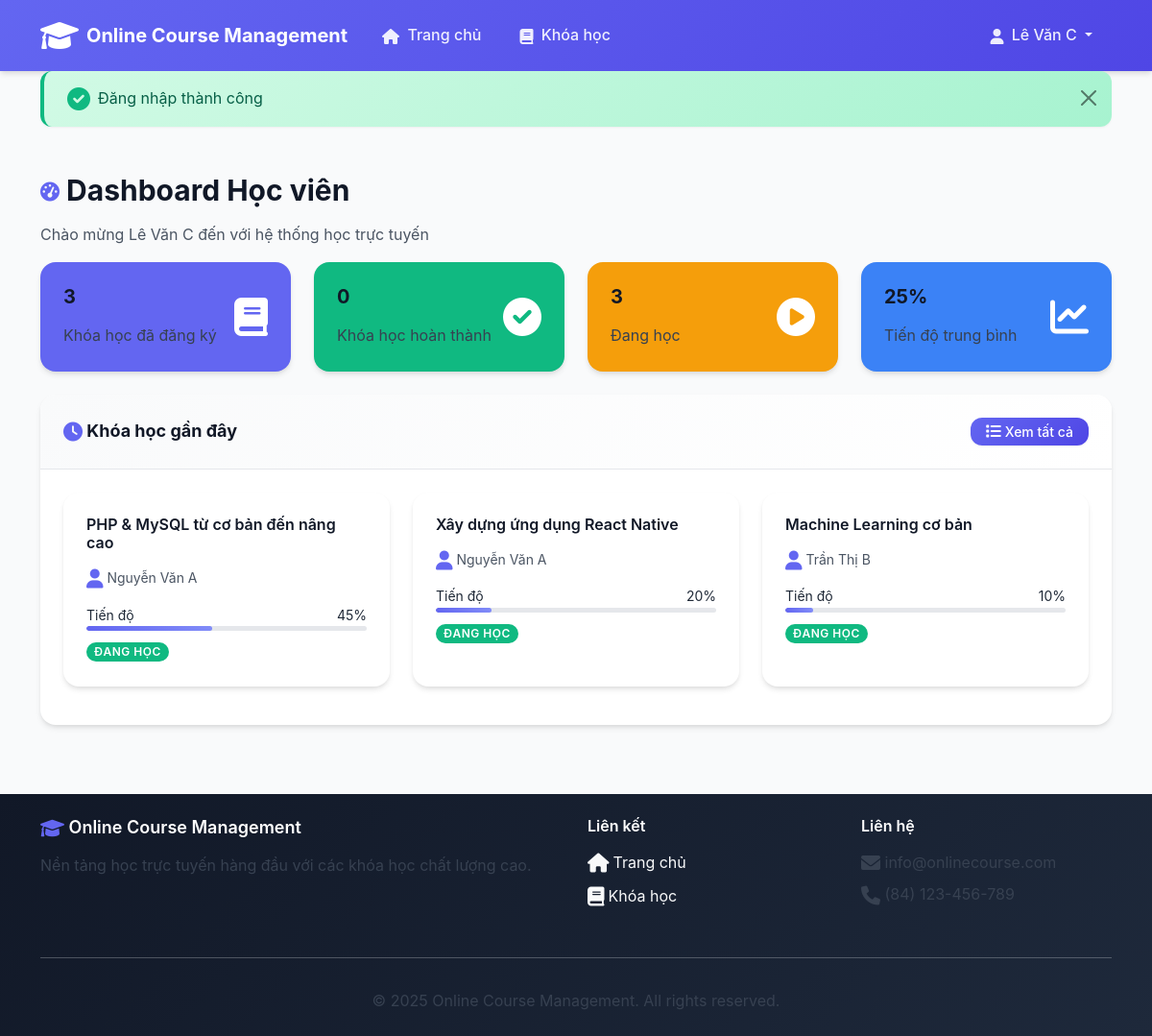
Page /cse485/BTTH2/student/dashboard (signed in) on the committed database.
### tables this page shows
CREATE TABLE `enrollments` (
  `id` int(11) NOT NULL AUTO_INCREMENT,
  `course_id` int(11) NOT NULL,
  `student_id` int(11) NOT NULL,
  `enrolled_date` datetime NOT NULL DEFAULT CURRENT_TIMESTAMP,
  `status` varchar(50) NOT NULL DEFAULT 'active',
  `progress` int(11) NOT NULL DEFAULT 0,
  PRIMARY KEY (`id`),
  UNIQUE KEY `unique_enrollment` (`course_id`, `student_id`),
  KEY `student_id` (`student_id`),
  CONSTRAINT `enrollments_ibfk_1` FOREIGN KEY (`course_id`) REFERENCES `courses` (`id`) ON DELETE CASCADE,
  CONSTRAINT `enrollments_ibfk_2` FOREIGN KEY (`student_id`) REFERENCES `users` (`id`) ON DELETE CASCADE
);

CREATE TABLE `courses` (
  `id` int(11) NOT NULL AUTO_INCREMENT,
  `title` varchar(255) NOT NULL,
  `description` text NOT NULL,
  `instructor_id` int(11) NOT NULL,
  `category_id` int(11) DEFAULT NULL,
  `price` decimal(10,2) NOT NULL DEFAULT 0.00,
  `duration_weeks` int(11) NOT NULL DEFAULT 1,
  `level` varchar(50) NOT NULL DEFAULT 'Beginner',
  `image` varchar(255) DEFAULT NULL,
  `created_at` datetime NOT NULL DEFAULT CURRENT_TIMESTAMP,
  `updated_at` datetime NOT NULL DEFAULT CURRENT_TIMESTAMP ON UPDATE CURRENT_TIMESTAMP,
  PRIMARY KEY (`id`),
  KEY `instructor_id` (`instructor_id`),
  KEY `category_id` (`category_id`),
  CONSTRAINT `courses_ibfk_1` FOREIGN KEY (`instructor_id`) REFERENCES `users` (`id`) ON DELETE CASCADE,
  CONSTRAINT `courses_ibfk_2` FOREIGN KEY (`category_id`) REFERENCES `categories` (`id`) ON DELETE SET NULL
);

CREATE TABLE `users` (
  `id` int(11) NOT NULL AUTO_INCREMENT,
  `username` varchar(255) NOT NULL,
  `email` varchar(255) NOT NULL,
  `password` varchar(255) NOT NULL,
  `fullname` varchar(255) NOT NULL,
  `role` int(11) NOT NULL DEFAULT 0 COMMENT '0: học viên, 1: giảng viên, 2: quản trị viên',
  `created_at` datetime NOT NULL DEFAULT CURRENT_TIMESTAMP,
  PRIMARY KEY (`id`),
  UNIQUE KEY `username` (`username`),
  UNIQUE KEY `email` (`email`)
);

### app/Core/Controller.php (called while the page is built, shortened)
<?php
class Controller {
    protected function view($view, $data = []) {
        extract($data);
        require_once "app/Views/$view.php";
    }
}
?>

### app/Controllers/StudentController.php (called while the page is built, shortened)
<?php
class StudentController extends Controller {
    private $enrollmentModel;
    public function __construct() {
        $this->enrollmentModel = new Enrollment();
    }
    public function dashboard() {
        $myCourses = $this->enrollmentModel->getStudentCourses($_SESSION['user_id']);
        $this->view('student/dashboard', [
            'myCourses' => $myCourses
        ]);
    }
}
?>

### index.php (called while the page is built)
<?php
require_once 'app/Core/Router.php';
require_once 'config/app.php';
$router = new Router();
$router->get('/', 'HomeController@index');
$router->get('/courses', 'CourseController@index');
$router->get('/courses/(\d+)', 'CourseController@detail');
$router->get('/login', 'AuthController@login');
$router->post('/login', 'AuthController@handleLogin');
$router->get('/register', 'AuthController@register');
$router->post('/register', 'AuthController@handleRegister');
$router->get('/logout', 'AuthController@logout');
$router->get('/student/dashboard', 'StudentController@dashboard');
$router->get('/student/courses', 'StudentController@myCourses');
$router->post('/student/enroll/(\d+)', 'StudentController@enroll');
$router->get('/instructor/dashboard', 'InstructorController@dashboard');
$router->get('/instructor/courses', 'InstructorController@manageCourses');
$router->get('/instructor/courses/create', 'InstructorController@createCourse');
$router->post('/instructor/courses/create', 'InstructorController@storeCourse');
$router->get('/instructor/courses/(\d+)/edit', 'InstructorController@editCourse');
$router->post('/instructor/courses/(\d+)/edit', 'InstructorController@updateCourse');
$router->post('/instructor/courses/(\d+)/delete', 'InstructorController@deleteCourse');
$router->dispatch();
?>

### config/app.php (called while the page is built, shortened)
<?php
spl_autoload_register(function ($class) {
    $paths = [
        'app/Controllers/',
        'app/Models/',
        'app/Core/'
    ];
    foreach ($paths as $path) {
        $file = $path . $class . '.php';
        if (file_exists($file)) {
            return;
        }
    }
});
?>

### config/database.php (called while the page is built)
<?php
return [
    'host' => 'localhost',
    'dbname' => 'onlinecourse',
    'username' => 'root',
    'password' => '',
    'charset' => 'utf8mb4',
    'options' => [
        PDO::ATTR_ERRMODE => PDO::ERRMODE_EXCEPTION,
        PDO::ATTR_DEFAULT_FETCH_MODE => PDO::FETCH_ASSOC,
        PDO::ATTR_EMULATE_PREPARES => false,
    ]
];
?>

### app/Models/Database.php (called while the page is built, shortened)
<?php
class Database {
    private static $instance = null;
    private $connection;
    private function __construct() {
        $config = require 'config/database.php';
        try {
            $dsn = "mysql:host={$config['host']};dbname={$config['dbname']};charset={$config['charset']}";
            $this->connection = new PDO($dsn, $config['username'], $config['password'], $config['options']);
        } catch (PDOException $e) {
            die("Database connection failed: " . $e->getMessage());
        }
    }
    public static function getInstance() {
        if (self::$instance === null) {
            self::$instance = new self();
        }
        return self::$instance;
    }
    public function query($sql, $params = []) {
        $stmt = $this->connection->prepare($sql);
        $stmt->execute($params);
        return $stmt;
    }
    public function fetchAll($sql, $params = []) {
        $stmt = $this->query($sql, $params);
        return $stmt->fetchAll();
    }
}
?>

### app/Models/Enrollment.php (called while the page is built, shortened)
<?php
class Enrollment {
    private $db;
    public function __construct() {
        $this->db = Database::getInstance();
    }
    public function getStudentCourses($studentId) {
        $sql = "SELECT c.*, e.enrolled_date, e.status, e.progress, u.fullname as instructor_name
                FROM enrollments e
                JOIN courses c ON e.course_id = c.id
                LEFT JOIN users u ON c.instructor_id = u.id
                WHERE e.student_id = ?
                ORDER BY e.enrolled_date DESC";
        return $this->db->fetchAll($sql, [$studentId]);
    }
}
?>

### app/Views/student/dashboard.php (the view, shortened to what this page needs)
<div class="container py-4">
    <div class="row">
        <div class="col-12">
            <h2>
                <i class="fas fa-tachometer-alt icon-primary"></i> Dashboard Học viên
            </h2>
            <p class="text-muted">Chào mừng <?= $_SESSION['user_name'] ?> đến với hệ thống học trực tuyến</p>
        </div>
    </div>
    <div class="row mb-4">
        <div class="col-md-3">
            <div class="card bg-primary text-white">
                <div class="card-body">
                    <div class="d-flex justify-content-between">
                        <div>
                            <h4><?= count($myCourses) ?></h4>
                            <p class="mb-0">Khóa học đã đăng ký</p>
                        </div>
                        <div class="align-self-center">
                            <i class="fas fa-book icon-2xl"></i>
                        </div>
                    </div>
                </div>
            </div>
        </div>
        <div class="col-md-3">
            <div class="card bg-success text-white">
                <div class="card-body">
                    <div class="d-flex justify-content-between">
                        <div>
                            <?php
                            $completedCourses = array_filter($myCourses, function($course) {
                                return $course['status'] == 'completed';
                            });
                            ?>
                            <h4><?= count($completedCourses) ?></h4>
                            <p class="mb-0">Khóa học hoàn thành</p>
                        </div>
                        <div class="align-self-center">
                            <i class="fas fa-check-circle icon-2xl"></i>
                        </div>
                    </div>
                </div>
            </div>
        </div>
        <div class="col-md-3">
            <div class="card bg-warning text-white">
                <div class="card-body">
                    <div class="d-flex justify-content-between">
                        <div>
                            <?php
                            $activeCourses = array_filter($myCourses, function($course) {
                                return $course['status'] == 'active';
                            });
                            ?>
                            <h4><?= count($activeCourses) ?></h4>
                            <p class="mb-0">Đang học</p>
                        </div>
                        <div class="align-self-center">
                            <i class="fas fa-play-circle icon-2xl"></i>
                        </div>
                    </div>
                </div>
            </div>
        </div>
        <div class="col-md-3">
            <div class="card bg-info text-white">
                <div class="card-body">
                    <div class="d-flex justify-content-between">
                        <div>
                            <?php
                            $avgProgress = !empty($myCourses) ?
                                array_sum(array_column($myCourses, 'progress')) / count($myCourses) : 0;
                            ?>
                            <h4><?= round($avgProgress) ?>%</h4>
                            <p class="mb-0">Tiến độ trung bình</p>
                        </div>
                        <div class="align-self-center">
                            <i class="fas fa-chart-line icon-2xl"></i>
                        </div>
                    </div>
                </div>
            </div>
        </div>
    </div>
    <div class="row">
        <div class="col-12">
            <div class="card">
                <div class="card-header d-flex justify-content-between align-items-center">
                    <h5 class="mb-0">
                        <i class="fas fa-clock icon-primary"></i> Khóa học gần đây
                    </h5>
                    <a href="<?= BASE_URL ?>/student/courses" class="btn btn-sm btn-primary">
                        <i class="fas fa-list"></i> Xem tất cả
                    </a>
                </div>
                <div class="card-body">
                    <?php if (!empty($myCourses)): ?>
                        <div class="row">
                            <?php foreach (array_slice($myCourses, 0, 3) as $course): ?>
                                <div class="col-md-4 mb-3">
                                    <div class="card h-100">
                                        <div class="card-body">
                                            <h6 class="card-title"><?= htmlspecialchars($course['title']) ?></h6>
                                            <p class="card-text text-muted small">
                                                <i class="fas fa-user icon-primary"></i> <?= htmlspecialchars($course['instructor_name']) ?>
                                            </p>
                                            <div class="mb-2">
                                                <div class="d-flex justify-content-between small">
                                                    <span>Tiến độ</span>
                                                    <span><?= $course['progress'] ?>%</span>
                                                </div>
                                                <div class="progress" style="height: 5px;">
                                                    <div class="progress-bar" role="progressbar"
                                                         style="width: <?= $course['progress'] ?>%"></div>
                                                </div>
                                            </div>
                                            <span class="badge bg-<?= $course['status'] == 'active' ? 'success' : ($course['status'] == 'completed' ? 'primary' : 'secondary') ?>">
                                                <?= $course['status'] == 'active' ? 'Đang học' : ($course['status'] == 'completed' ? 'Hoàn thành' : 'Tạm dừng') ?>
                                            </span>
                                        </div>
                                    </div>
                                </div>
                            <?php endforeach; ?>
                        </div>
                    <?php endif; ?>
                </div>
            </div>
        </div>
    </div>
</div>
<?php
include 'app/Views/layouts/main.php';
?>

### app/Core/Router.php (shortened to what this page needs)
<?php
class Router {
    private $routes = [];
    private function addRoute($method, $pattern, $callback) {
        $this->routes[] = [
            'method' => $method,
            'pattern' => $pattern,
            'callback' => $callback
        ];
    }
    public function dispatch() {
        $requestUri = parse_url($_SERVER['REQUEST_URI'], PHP_URL_PATH);
        $requestMethod = $_SERVER['REQUEST_METHOD'];
        $basePath = '/cse485/BTTH2';
        if (strpos($requestUri, $basePath) === 0) {
            $requestUri = substr($requestUri, strlen($basePath));
        }
        foreach ($this->routes as $route) {
            if ($route['method'] !== $requestMethod) {
                continue;
            }
            $pattern = '#^' . $route['pattern'] . '$#';
            if (preg_match($pattern, $requestUri, $matches)) {
                array_shift($matches);
                $this->callAction($route['callback'], $matches);
                return;
            }
        }
    }
    private function callAction($callback, $params = []) {
        if (is_string($callback)) {
            list($controller, $method) = explode('@', $callback);
            $controllerInstance = new $controller();
            call_user_func_array([$controllerInstance, $method], $params);
        }
    }
}
?>

### rows in the picture
enrollments: course.title "PHP & MySQL từ cơ bản đến nâng cao", users.fullname "Nguyễn Văn A", progress "45", status "ĐANG HỌC"
enrollments: course.title "Xây dựng ứng dụng React Native", users.fullname "Nguyễn Văn A", progress "20", status "ĐANG HỌC"
enrollments: course.title "Machine Learning cơ bản", users.fullname "Trần Thị B", progress "10", status "ĐANG HỌC"

### other values in the picture
count($myCourses) "3"
count($completedCourses) "0"
count($activeCourses) "3"
$avgProgress "25"
